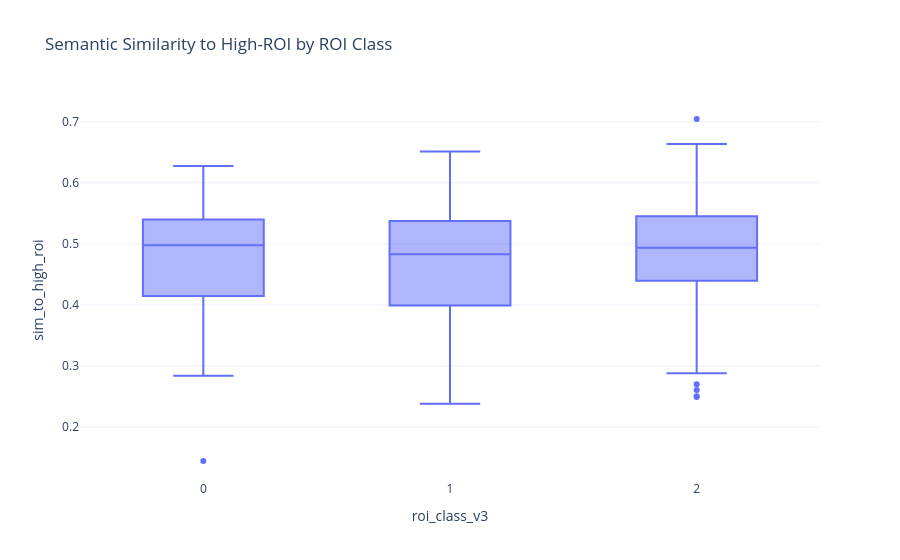

Source (notebook cell):
### Code cell
fig = px.box(
    df_nlp,
    x="roi_class_v3",
    y="sim_to_high_roi",
    points="outliers",
    title="Semantic Similarity to High-ROI by ROI Class"
)
fig.update_layout(template="plotly_white")
fig.show()

### Figure 1 — Plotly figure (JSON) as saved in the notebook; plotly's stock layout.template omitted (floating-point values rounded to 4 significant figures; data arrays with more than 128 entries replaced by an {"elided": "..."} marker saying what was removed)
{"data": [{"alignmentgroup": "True", "boxpoints": "outliers", "hovertemplate": "roi_class_v3=%{x}<br>sim_to_high_roi=%{y}<extra></extra>", "legendgroup": "", "marker": {"color": "#636efa"}, "name": "", "notched": false, "offsetgroup": "", "orientation": "v", "showlegend": false, "type": "box", "x": {"elided": "200 int values"}, "x0": " ", "xaxis": "x", "y": {"elided": "200 float values"}, "y0": " ", "yaxis": "y"}], "layout": {"boxmode": "group", "legend": {"tracegroupgap": 0}, "title": {"text": "Semantic Similarity to High-ROI by ROI Class"}, "xaxis": {"anchor": "y", "domain": [0, 1], "title": {"text": "roi_class_v3"}}, "yaxis": {"anchor": "x", "domain": [0, 1], "title": {"text": "sim_to_high_roi"}}}}
